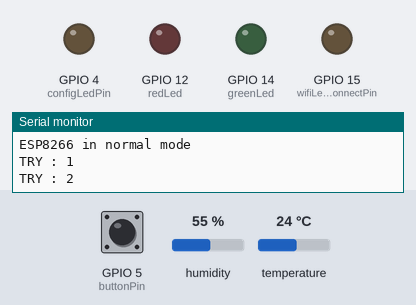
Recording of a sketch running on a simulated ESP8266 (NodeMCU). Parts: output pins drawn as LEDs (lit = HIGH), the last lines printed to the serial monitor. The test bench sets the inputs (shaded band); at power-on: GPIO 5 (buttonPin) HIGH, humidity 55 %, temperature 24 °C. WiFi joins after 1.5 s; servers stay silent unless stated; uploads are accepted with an empty reply. At 6.2 s the program puts the board to deep sleep or switches it off; the recording ends there.

Above: at 1.8 s.
1.9 s: GPIO 5 (buttonPin) pulled LOW for 1.15 s
At 2.4 s:
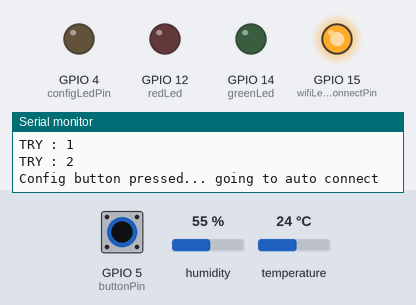
At 5.5 s:
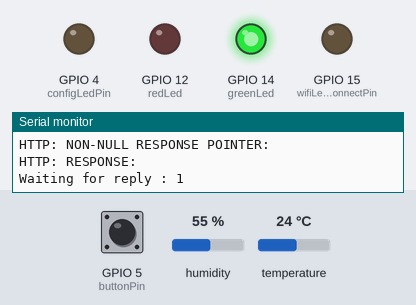
Timing chart, 0 to 6.2 s (numbered marks = the images above; inputs shaded):
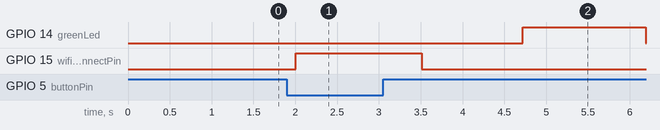

The sketch:

Device_Version1.ino
```cpp
#include <Arduino.h>
#include <ESP8266WiFi.h>          //https://github.com/esp8266/Arduino
//needed for library
#include <DNSServer.h>
#include <ESP8266WebServer.h>
#include <WiFiManager.h>
#include "RestClient.h"
#include "DHT.h"

#include <stdio.h>
#include <stdlib.h>
#include <ctype.h>

#define DHTPIN 13     // what pin we're connected to
#define DHTTYPE DHT22   // DHT 22  (AM2302)
//#define fan 4

int maxHum = 60;
int maxTemp = 40;

DHT dht(DHTPIN, DHTTYPE);

// WiFi settings
const char* ssid = "APEX";
const char* password = "apex-wifi";

// Time to sleep (in seconds):
int sleepTimeS = 60;
int dataPostFrequency = 6;
int sleepTimeHotspotUnavailable = 60;
int sensorOutputNotAvailbaleTimeout = 2;
int maxSensorReadTry = 10;
int maxTryCountToConnectWifi = 60;
int wifiConnectingCountStart = 20;
int operationMode = 1;
// Host
const char* host = "iotdemo.apexsoftworks.in";

int redLed = 12;                // the pin that the LED is atteched to
int greenLed = 14;                // the pin that the LED is atteched to
int buttonPin = 5;
int configLedPin = 4;
int wifiLedDisconnectPin = 15;
int state = LOW;             // by default, no motion detected
int val = 0;
float analogVal = 0;
int motion = 0;
int count = 0;

float temperature;
float humidity;
String deviceMac;

RestClient restClient = RestClient(host);

void setup()
{
  pinMode(greenLed, OUTPUT);      // initalize LED as an output
  pinMode(redLed, OUTPUT);      // initalize LED as an output
  pinMode(configLedPin, OUTPUT);
  pinMode(buttonPin, INPUT);
  pinMode(wifiLedDisconnectPin, OUTPUT);

  dht.begin();
  Log("dht initialized...",1);

  deviceMac = WiFi.macAddress();
  Log("Device MAC "+deviceMac,1);
  // Serial
  Serial.begin(115200);
}

int checkNumber(String s)
{
  for ( int i = 0 ; i < s.length(); i++)
  {
    //int num = i.toInt();
    if (!isdigit(i))
    {
      return 0;

    }
  }

  return 1;
}

void postData(RestClient restClient) {

  restClient.setConnectionTimeout(20);

  Serial.println("Create START URL to post...");
  String url = "/api/motionsensor?MotionValue=" + String(temperature) + "&MotionTime=" + String(humidity) + "&DeviceId=" + String(deviceMac);
  Serial.println("Creat FINISH URL to post...\nURL = " + url);
  String response;
  response = "";
  Serial.println("Posting data to service... Waiting for response");

  int statusCode = restClient.post(url.c_str(), "", &response);

  Serial.println("Status recieved... Going to set frequency...");

  if (statusCode == 200 && !isnan(statusCode) )
  {
    Serial.println("response recieved : " + response + "\n Converting to int type");
    dataPostFrequency = response.toInt();
  } else
  {
    dataPostFrequency = sensorOutputNotAvailbaleTimeout;
  }

  Serial.print("Status code from server: ");
  Serial.println(statusCode);
  Serial.print("Response body from server: ");
  Serial.println(response);
}

void wifiSetup()
{
  //WiFi.begin(ssid, password);
  digitalWrite(wifiLedDisconnectPin, HIGH); // indication of esp going into config mode
  Serial.println("Config button pressed... going to auto connect ");
  WiFiManager wifiManager;
  //reset saved settings
  //wifiManager.resetSettings();

  //set custom ip for portal
  //wifiManager.setAPConfig(IPAddress(10,0,1,1), IPAddress(10,0,1,1), IPAddress(255,255,255,0));

  //fetches ssid and pass from eeprom and tries to connect
  //if it does not connect it starts an access point with the specified name
  //here  "AutoConnectAP"
  //and goes into a blocking loop awaiting configuration
  //wifiManager.autoConnect(String(deviceMac, "123456");
  //or use this for auto generated name ESP + ChipID
  wifiManager.autoConnect();


  //if you get here you have connected to the WiFi
  Serial.println("connected...yeey :)");
  digitalWrite(wifiLedDisconnectPin, LOW);

}

void loop()
{
  deviceMac = WiFi.macAddress();
  Log("Device MAC "+deviceMac,1);
  Serial.println("Press Config button to go into config mode");
  if (digitalRead(buttonPin) == LOW) {
    wifiSetup();
  }
  else
  {
    Serial.println("ESP8266 in normal mode");

    // Connect to WiFi
    while (WiFi.status() != WL_CONNECTED) {
      if (count == maxTryCountToConnectWifi)
      {
        Serial.println("ESP8266 will retry connecting after 60 seconds");
        ESP.deepSleep(sleepTimeHotspotUnavailable * 1000000, RF_DEFAULT);
      }
      if (digitalRead(wifiLedDisconnectPin) != HIGH && count > wifiConnectingCountStart) {
        Serial.println("Wifi Disconnect LED should blink");
        digitalWrite(wifiLedDisconnectPin, HIGH);
        delay(1000);
      }

      count++;
      if (digitalRead(wifiLedDisconnectPin) == HIGH) {
        digitalWrite(wifiLedDisconnectPin, LOW);
        delay(1000);
      }

      if (digitalRead(buttonPin) == LOW)
      {
        wifiSetup();
      }

      Serial.print("TRY : " + String(count) + "\n" );
      delay(1000);
    }
    Serial.println("");
    Serial.println("WiFi connected");

    // Print the IP address
    Serial.println(WiFi.localIP());
    digitalWrite(configLedPin, LOW);

    // Logging data to cloud
    Serial.print("Connecting to ");
    Serial.println(host);

    // Use WiFiClient class to create TCP connections
    WiFiClient client;
    const int httpPort = 80;
    if (!client.connect(host, httpPort)) {
      Serial.println("connection failed");
      digitalWrite(configLedPin, HIGH);
      delay(2000);
      digitalWrite(configLedPin, LOW);
      Serial.println("ESP8266 will retry connecting to site after 60 seconds");
      ESP.deepSleep(sleepTimeHotspotUnavailable * 1000000, RF_DEFAULT);

      return;
    }

    //temperature = getTemperature(sensorPin);

    humidity = dht.readHumidity();
    // Read temperature as Celsius
    temperature = dht.readTemperature();
    int sensorRetryCount = 0;
    while ((isnan(humidity) || isnan(temperature)) && sensorRetryCount < maxSensorReadTry)
    {
      humidity = dht.readHumidity();
      temperature = dht.readTemperature();
      sensorRetryCount++;
      Serial.println("Sensor Read try " + String(sensorRetryCount));
      delay(1000);
    }

    Serial.print("Humidity: ");
    Serial.print(humidity);
    Serial.print(" %\t");
    Serial.print("Temperature: ");
    Serial.print(temperature);
    Serial.println(" *C ");

    // Check if any reads failed and exit early (to try again).
    if (isnan(humidity) || isnan(temperature)) {
      Serial.println("Failed to read from DHT sensor!... ESP will try reconnecting after 60 seconds");
      ESP.deepSleep(sensorOutputNotAvailbaleTimeout * 1000000, RF_DEFAULT);
    }

    if (temperature > 33.00)
    {
      Serial.println("Red LED will Blink");
      digitalWrite(redLed, HIGH);
    }
    if (temperature <= 33.00)
    {
      Serial.println("Green LED will Blink");
      digitalWrite(greenLed, HIGH);
    }
    postData(restClient);
    digitalWrite(redLed, LOW);
    digitalWrite(greenLed, LOW);
    Serial.println("going to sleep");

    ESP.deepSleep(dataPostFrequency * 1000000, RF_DEFAULT);

  }
}

void Log(String message, int executionMode)
{
  if (executionMode == 1)
    Serial.println(message);
}
```

RestClient.cpp
```cpp
#define HTTP_DEBUG

#include "RestClient.h"

#ifdef HTTP_DEBUG
#define HTTP_DEBUG_PRINT(string) (Serial.print(string))
#endif

#ifndef HTTP_DEBUG
#define HTTP_DEBUG_PRINT(string)
#endif

RestClient::RestClient(const char* _host){
  host = _host;
  port = 80;
  num_headers = 0;
  contentType = "application/x-www-form-urlencoded";	// default
}

RestClient::RestClient(const char* _host, int _port){
  host = _host;
  port = _port;
  num_headers = 0;
  contentType = "application/x-www-form-urlencoded";	// default
}

int RestClient::begin(const char* ssid, const char* pass) {
  WiFi.begin(ssid, pass);
  while (WiFi.status() != WL_CONNECTED) {
      delay(500);
      Serial.print(".");
  }

  Serial.println("");
  Serial.print("Connected to ");
  Serial.println(ssid);
  Serial.print("IP address: ");
  Serial.println(WiFi.localIP());

  return WiFi.status();
}

// GET path
int RestClient::get(const char* path){
  return request("GET", path, NULL, NULL);
}

//GET path with response
int RestClient::get(const char* path, String* response){
  return request("GET", path, NULL, response);
}

// POST path and body
int RestClient::post(const char* path, const char* body){
  return request("POST", path, body, NULL);
}

// POST path and body with response
int RestClient::post(const char* path, const char* body, String* response){
  return request("POST", path, body, response);
}

// PUT path and body
int RestClient::put(const char* path, const char* body){
  return request("PUT", path, body, NULL);
}

// PUT path and body with response
int RestClient::put(const char* path, const char* body, String* response){
  return request("PUT", path, body, response);
}

// DELETE path
int RestClient::del(const char* path){
  return request("DELETE", path, NULL, NULL);
}

// DELETE path and response
int RestClient::del(const char* path, String* response){
  return request("DELETE", path, NULL, response);
}

// DELETE path and body
int RestClient::del(const char* path, const char* body ){
  return request("DELETE", path, body, NULL);
}

// DELETE path and body with response
int RestClient::del(const char* path, const char* body, String* response){
  return request("DELETE", path, body, response);
}

void RestClient::write(const char* string){
  HTTP_DEBUG_PRINT(string);
  client.print(string);
}

void RestClient::setHeader(const char* header){
  headers[num_headers] = header;
  num_headers++;
}

void RestClient::setContentType(const char* contentTypeValue){
  contentType = contentTypeValue;
}

void RestClient::setConnectionTimeout(int timeoutPeriod){
  connectionTimeout = timeoutPeriod;
  HTTP_DEBUG_PRINT("timeout set to "+String(connectionTimeout)+"\n");
}

// The mother- generic request method.
//
int RestClient::request(const char* method, const char* path,
                  const char* body, String* response){

  HTTP_DEBUG_PRINT("HTTP: connect\n");

  if(client.connect(host, port)){
    HTTP_DEBUG_PRINT("HTTP: connected\n");
    HTTP_DEBUG_PRINT("REQUEST: \n");
    // Make a HTTP request line:
    write(method);
    write(" ");
    write(path);
    write(" HTTP/1.1\r\n");
    for(int i=0; i<num_headers; i++){
      write(headers[i]);
      write("\r\n");
    }
    write("Host: ");
    write(host);
    write("\r\n");
    write("Connection: close\r\n");


    if(body != NULL){
      char contentLength[30];
      sprintf(contentLength, "Content-Length: %d\r\n", strlen(body));
      write(contentLength);

	  write("Content-Type: ");
	  write(contentType);
	  write("\r\n");
    }

    write("\r\n");

    if(body != NULL){
      write(body);
      write("\r\n");
      write("\r\n");
    }

    //make sure you write all those bytes.
    delay(100);

    HTTP_DEBUG_PRINT("HTTP: call readResponse\n");
    int statusCode = readResponse(response);
    HTTP_DEBUG_PRINT("HTTP: return readResponse\n");

    //cleanup
    HTTP_DEBUG_PRINT("HTTP: stop client\n");
    num_headers = 0;
    client.stop();
    delay(50);
    HTTP_DEBUG_PRINT("HTTP: client stopped\n");

    return statusCode;
  }else{
    HTTP_DEBUG_PRINT("HTTP Connection failed\n");
    return 0;
  }
}

int RestClient::readResponse(String* response) {

  // an http request ends with a blank line
  boolean currentLineIsBlank = true;
  boolean httpBody = false;
  boolean inStatus = false;

  char statusCode[4];
  int i = 0;
  int code = 0;
  int sleepCounter = 1;
  boolean clientAvailable = false;

  if(response == NULL){
    HTTP_DEBUG_PRINT("HTTP: NULL RESPONSE POINTER: \n");
  }else{
    HTTP_DEBUG_PRINT("HTTP: NON-NULL RESPONSE POINTER: \n");
  }

  HTTP_DEBUG_PRINT("HTTP: RESPONSE: \n");
  while (client.connected()) {
    //HTTP_DEBUG_PRINT(".");
	if(!clientAvailable)
	{
	HTTP_DEBUG_PRINT("Waiting for reply : "+String(sleepCounter)+"\n");
	delay(1000);
	sleepCounter++;
	}
	if(sleepCounter==connectionTimeout && !clientAvailable)
	{
		HTTP_DEBUG_PRINT("Stopping client\n");
		client.stop();
	}

    if (client.available()) {
      HTTP_DEBUG_PRINT(",");
	  clientAvailable = true;

      char c = client.read();
      HTTP_DEBUG_PRINT(c);

      if(c == ' ' && !inStatus){
        inStatus = true;
      }

      if(inStatus && i < 3 && c != ' '){
        statusCode[i] = c;
        i++;
      }
      if(i == 3){
        statusCode[i] = '\0';
        code = atoi(statusCode);
      }

      if(httpBody){
        //only write response if its not null
        if(response != NULL) response->concat(c);
      }
      else
      {
          if (c == '\n' && currentLineIsBlank) {
            httpBody = true;
          }

          if (c == '\n') {
            // you're starting a new line
            currentLineIsBlank = true;
          }
          else if (c != '\r') {
            // you've gotten a character on the current line
            currentLineIsBlank = false;
          }
      }
    }
  }

  HTTP_DEBUG_PRINT("HTTP: return readResponse3\n");
  return code;
}
```

RestClient.h
```cpp
#include <Arduino.h>
#include <ESP8266WiFi.h>

//#define HTTP_DEBUG

class RestClient {

  public:
    RestClient(const char* host);
    RestClient(const char* _host, int _port);

    //Client Setup
    int begin(const char* ssid, const char* pass);

    //Generic HTTP Request
    int request(const char* method, const char* path,
                const char* body, String* response);
    // Set a Request Header
    void setHeader(const char*);
    // Set Content-Type Header
    void setContentType(const char*);
	void setConnectionTimeout(int);

    // GET path
    int get(const char*);
    // GET path and response
    int get(const char*, String*);

    // POST path and body
    int post(const char* path, const char* body);
    // POST path and body and response
    int post(const char* path, const char* body, String*);

    // PUT path and body
    int put(const char* path, const char* body);
    // PUT path and body and response
    int put(const char* path, const char* body, String*);

    // DELETE path
    int del(const char*);
    // DELETE path and body
    int del(const char*, const char*);
    // DELETE path and response
    int del(const char*, String*);
    // DELETE path and body and response
    int del(const char*, const char*, String*);

  private:
    WiFiClient client;
    int readResponse(String*);
    void write(const char*);
    const char* host;
    int port;
    int num_headers;
    const char* headers[10];
	const char* contentType;
	//Custom Changes
	int connectionTimeout = 15;
};
```

Measured:
- after the input at 1.9 s, GPIO 14 (greenLed): LOW → HIGH after 2.8 s, → LOW 1.5 s later; GPIO 15 (wifiLedDisconnectPin): LOW → HIGH after 0.11 s, → LOW 1.5 s later
